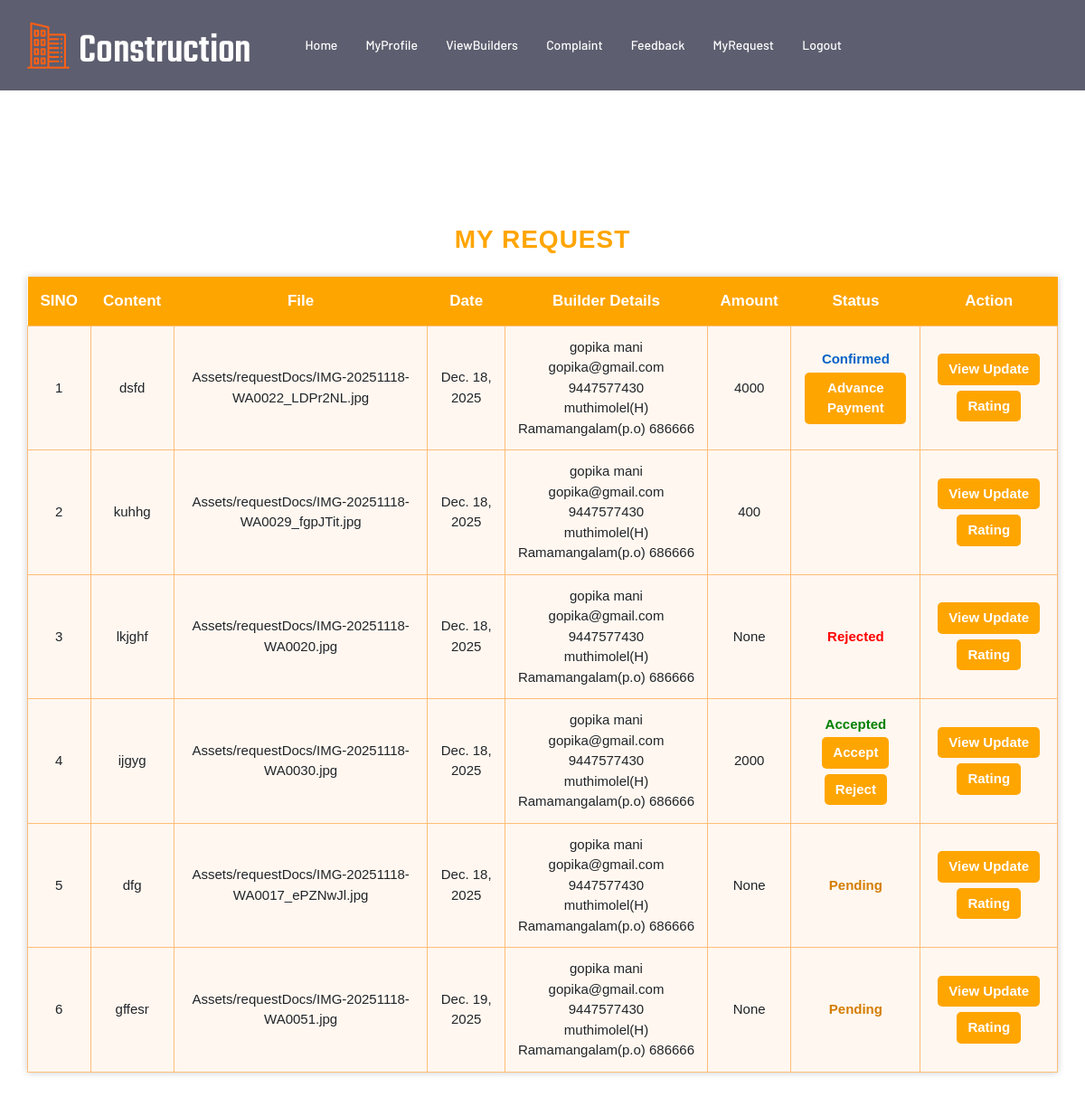
The page /User/MyRequest/ (signed in) on the database its author committed.
### User/models.py (models this page shows)
class tbl_request(models.Model):
       request_content=models.CharField(max_length=50)
       request_file=models.FileField(upload_to="Assets/requestDocs/")
       request_date=models.DateField(auto_now_add=True)
       request_status=models.IntegerField(default=0)
       request_amount=models.CharField(max_length=50,null=True)
       user=models.ForeignKey(tbl_user,on_delete=models.CASCADE)
       builder=models.ForeignKey(tbl_builders,on_delete=models.CASCADE)

### Guest/models.py (models this page shows)
class tbl_builders(models.Model):
    builders_name=models.CharField(max_length=50)
    builders_email=models.CharField(max_length=50)
    builders_contact=models.CharField(max_length=50)
    builders_address=models.CharField(max_length=50)
    builders_logo=models.FileField(upload_to="Assets/BuilderDocs/")
    builders_license=models.FileField(upload_to="Assets/BuilderDocs/")
    builders_status=models.IntegerField(default=0)
    builders_password=models.CharField(max_length=50)
    place=models.ForeignKey(tbl_place,on_delete=models.CASCADE)
    builders_doj=models.DateField(auto_now_add=True)

### User/views.py (the view)
# urls.py: path('MyRequest/',views.MyRequest,name="MyRequest"),
def MyRequest(request):
    reqdata=tbl_request.objects.filter(user_id=request.session['uid'])
    return render (request,"User/MyRequest.html",{"reqdata":reqdata})

### User/Templates/User/MyRequest.html (shortened to what this page needs)
{% extends 'User/Header.html' %}
{% block content %}
<head>
</head>
<br><br><br><br><br><br>
<div class="mr-container">
    <div class="mr-heading">My Request</div>
    <table class="mr-table">
        <tr>
            <th>SINO</th>
            <th>Content</th>
            <th>File</th>
            <th>Date</th>
            <th>Builder Details</th>
            <th>Amount</th>
            <th>Status</th>
            <th>Action</th>
        </tr>
        {% for i in reqdata %}
        <tr>
            <td>{{ forloop.counter }}</td>
            <td>{{ i.request_content }}</td>
            <td>{{ i.request_file }}</td>
            <td>{{ i.request_date }}</td>
            <td>
                {{ i.builder.builders_name }}<br>
                {{ i.builder.builders_email }}<br>
                {{ i.builder.builders_contact }}<br>
                {{ i.builder.builders_address }}
            </td>
            <td>{{ i.request_amount }}</td>
            <td>
                {% if i.request_status == 0 %}
                    <span class="mr-status-pending">Pending</span>
                {% elif i.request_status == 1 %}
                    <span class="mr-status-accepted">Accepted</span><br>
                    <a class="mr-btn" href="{% url 'User:Accept' i.id %}">Accept</a>
                    <a class="mr-btn" href="{% url 'User:Reject' i.id %}">Reject</a>
                {% elif i.request_status == 3 %}
                    <span class="mr-status-confirmed">Confirmed</span><br>
                    <a class="mr-btn" href="{% url 'User:Payment' i.id %}">Advance Payment</a>
                {% elif i.request_status == 2 %}
                    <span class="mr-status-rejected">Rejected</span>
                {% endif %}
            </td>
            <td>
                <a class="mr-btn" href="{% url 'User:ViewUpdate' i.id %}">View Update</a>
                <a class="mr-btn" href="{% url 'User:rating' i.builder.id %}">Rating</a>
            </td>
        </tr>
        {% endfor %}
    </table>
</div>
{% endblock %}

### User/Templates/User/MyRequest.html (style rules this page uses)
.mr-container { width: 95%; margin: auto; font-family: Arial, sans-serif; text-align: center; }
.mr-heading { font-size: 28px; font-weight: 700; color: orange; margin-bottom: 20px; text-transform: uppercase; letter-spacing: 1px; }
.mr-table { width: 100%; border-collapse: collapse; background: #fff7f0; margin-top: 20px; box-shadow: 0 0 8px rgba(0, 0, 0, 0.2); }
.mr-table th { background-color: orange; color: white; padding: 14px; font-size: 17px; text-align: center; }
.mr-table td { padding: 12px; border: 1px solid #ffbd77; text-align: center; font-size: 15px; }
.mr-btn { background: orange; padding: 6px 12px; color: white; border-radius: 5px; text-decoration: none; font-weight: bold; margin: 3px; display: inline-block; }
.mr-status-pending { color: #d47d00; font-weight: bold; }
.mr-status-accepted { color: green; font-weight: bold; }
.mr-status-rejected { color: red; font-weight: bold; }
.mr-status-confirmed { color: #0663c7; font-weight: bold; }

### rows shown on the page
tbl_request: request_content "dsfd", request_file "Assets/requestDocs/IMG-20251118-WA0022_LDPr2NL.jpg", request_date "Dec. 18, 2025", builder.builders_name "gopika mani", builder.builders_email "gopika@gmail.com", builder.builders_contact "9447577430", builder.builders_address "muthimolel(H) Ramamangalam(p.o) 686666", request_amount "4000", request_status "Confirmed"
tbl_request: request_content "kuhhg", request_file "Assets/requestDocs/IMG-20251118-WA0029_fgpJTit.jpg", request_date "Dec. 18, 2025", builder.builders_name "gopika mani", builder.builders_email "gopika@gmail.com", builder.builders_contact "9447577430", builder.builders_address "muthimolel(H) Ramamangalam(p.o) 686666", request_amount "400"
tbl_request: request_content "lkjghf", request_file "Assets/requestDocs/IMG-20251118-WA0020.jpg", request_date "Dec. 18, 2025", builder.builders_name "gopika mani", builder.builders_email "gopika@gmail.com", builder.builders_contact "9447577430", builder.builders_address "muthimolel(H) Ramamangalam(p.o) 686666", request_amount "None", request_status "Rejected"
tbl_request: request_content "ijgyg", request_file "Assets/requestDocs/IMG-20251118-WA0030.jpg", request_date "Dec. 18, 2025", builder.builders_name "gopika mani", builder.builders_email "gopika@gmail.com", builder.builders_contact "9447577430", builder.builders_address "muthimolel(H) Ramamangalam(p.o) 686666", request_amount "2000", request_status "Accepted"
tbl_request: request_content "dfg", request_file "Assets/requestDocs/IMG-20251118-WA0017_ePZNwJl.jpg", request_date "Dec. 18, 2025", builder.builders_name "gopika mani", builder.builders_email "gopika@gmail.com", builder.builders_contact "9447577430", builder.builders_address "muthimolel(H) Ramamangalam(p.o) 686666", request_amount "None", request_status "Pending"
tbl_request: request_content "gffesr", request_file "Assets/requestDocs/IMG-20251118-WA0051.jpg", request_date "Dec. 19, 2025", builder.builders_name "gopika mani", builder.builders_email "gopika@gmail.com", builder.builders_contact "9447577430", builder.builders_address "muthimolel(H) Ramamangalam(p.o) 686666", request_amount "None", request_status "Pending"
